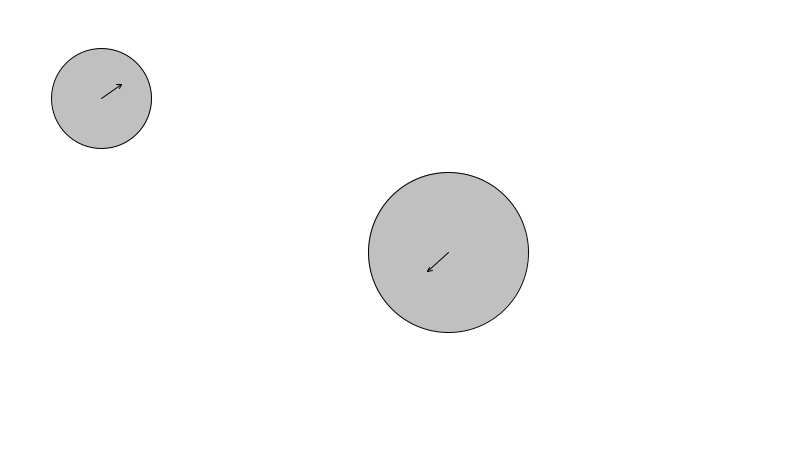
Frame 1 (no input)
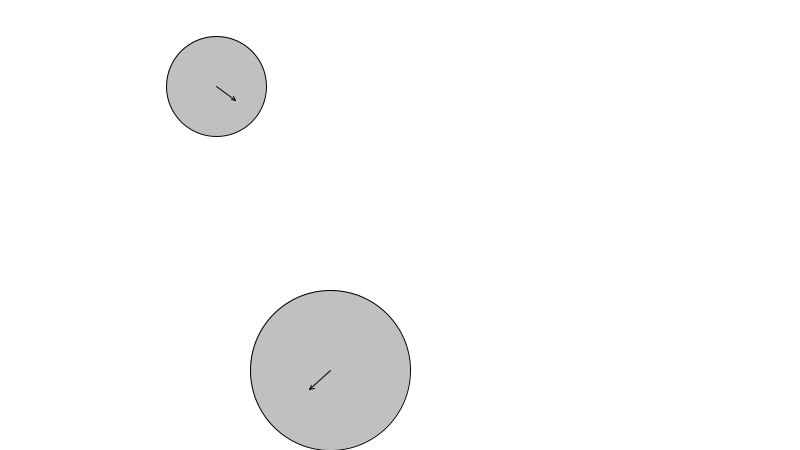
Frame 60 (the mouse pressed at the canvas centre just before this capture)
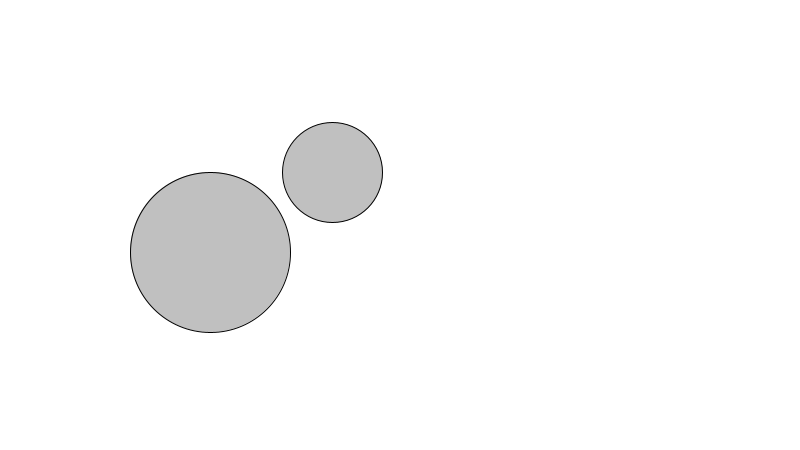
Frame 120 (the mouse held since frame 60 and released just before this capture)

The Processing sketch that drew these frames (run headless with seeded random() and noise(); from frame 60 on, the mouse is pressed at the canvas centre):

// Processing sketch: CollisionsDiffMass
// ── CollisionsDiffMass.pde
// Collisions -- Elastic, Different Mass, Two objects only
// A Thing class for idealized collisions

Mover a;

Mover b;

boolean showVectors = true;

void setup() {
  size(800, 450);

  float ra = 50;

  float rb = 80;

  a = new Mover(new PVector(random(3), random(-3, 3)), new PVector(100, 100), ra);

  b = new Mover(new PVector(-2, 2), new PVector(450, 250), rb);
}

void draw() {
  background(255);

  a.go();

  b.go();

  // Note this function will ONLY WORK with two objects
  // Needs to be revised in the case of an array of objects  
  a.collideDiffMass(b);
}

// ── Mover.pde
class Mover {
  PVector loc;

  PVector vel;

  float epsilon = 1.0;

  float r = 20;

  boolean colliding = false;

  Mover(PVector v, PVector l, float mass) {
    vel = v.copy();

    loc = l.copy();

    r = mass;
  }

  // Main method to operate object
  void go() {
    update();

    borders();

    display();
  }

  // Method to update location
  void update() {
    loc.add(vel);
  }

  // Check for bouncing off borders
  void borders() {
    if (loc.y > height - r) {
      vel.y *= -epsilon;

      loc.y = height - r;
    } else if (loc.y < r) {
      vel.y *= -epsilon;

      loc.y = r;
    }

    if (loc.x > width - r) {
      vel.x *= -epsilon;

      loc.x = width - r;
    } else if (loc.x < r) {
      vel.x *= -epsilon;

      loc.x = r;
    }
  }

  // Method to display
  void display() {
    ellipseMode(CENTER);

    stroke(0);

    fill(175, 200);

    ellipse(loc.x, loc.y, r * 2, r * 2);

    if (showVectors) {
      drawVector(vel, loc, 10);
    }
  }

  void collideDiffMass(Mover other) {
    float d = PVector.dist(loc, other.loc);

    float sumR = r + other.r;

    // 首先判断是否已经发生了碰撞
    if (!colliding && d < sumR) {
      // 确定发生碰撞
      colliding = true;

      // 两球球心连线的向量并进行单位化
      PVector c = PVector.sub(other.loc, loc);

      c.normalize();

      // 将当前小球的速度转为相对速度
      PVector V1i = PVector.sub(vel, other.vel);

      // 求解出向量
      PVector V1iy = c.copy();

      V1iy.mult(V1i.dot(c));

      PVector V1f = PVector.sub(V1i, PVector.mult(V1iy, (1 + epsilon) * other.r / (r + other.r)));

      PVector V2f = PVector.mult(V1iy, (1 + epsilon) * r / (r + other.r));

      // 将两个球碰撞的速度从绝对速度重新转换为相对速度
      vel = PVector.add(V1f, other.vel);

      other.vel = PVector.add(V2f, other.vel);
    } else if (d > sumR) {
      colliding = false;
    }
  }
}

// ── drawVector.pde
void drawVector(PVector v, PVector loc, float scayl) {
  pushMatrix();

  float arrowsize = 4;

  // Translate to location to render vector
  translate(loc.x, loc.y);

  stroke(0);

  // Call vector heading function to get direction (note that pointing up is a heading of 0) and rotate
  rotate(v.heading());

  // Calculate length of vector & scale it to be bigger or smaller if necessary
  float len = v.mag() * scayl;

  // Draw three lines to make an arrow (draw pointing up since we've rotate to the proper direction)
  line(0, 0, len, 0);

  line(len, 0, len - arrowsize, arrowsize / 2);

  line(len, 0, len - arrowsize, -arrowsize / 2);

  popMatrix();
}

void mousePressed() {
  showVectors = !showVectors;
}
